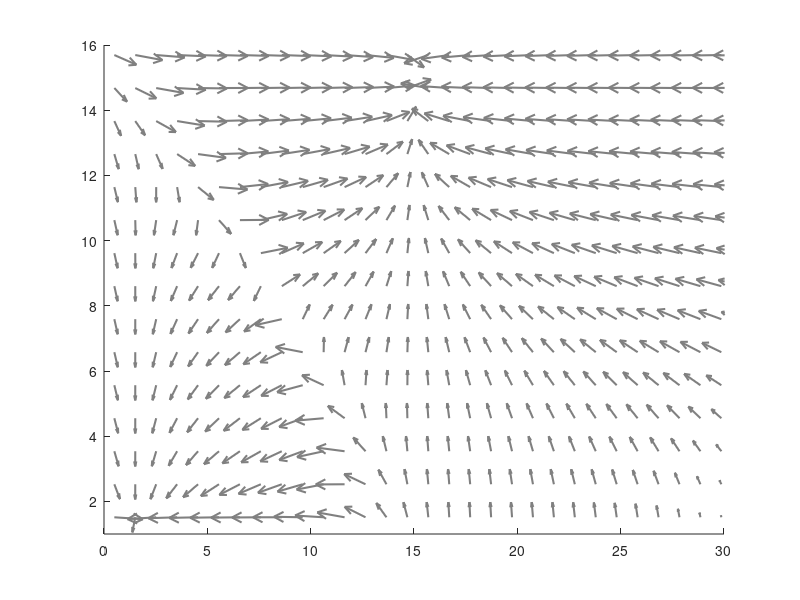

The MATLAB script that drew this image: (Note: this script raises an error after producing the figure.)
function [] = Two_attarctors_model()
%% Plot for Fig4

clear;close all

%% create vector filed for the model
Ystart = 1.5; % starting Y value
Ythr   = 15;  % goal

% Define attractor positions
attractor1 = [Ystart/5, Ystart/5];
attractor2 = [Ythr/5, Ythr/5];

% Define grid
[x, y] = meshgrid(linspace(0.1, 8, 40), linspace(0.1, 8, 40));
 
% Define relative strengths (depths) of the attractors
strength1 = 1;  % x vector
strength2 = 0.5;  % y vector
bias_y = 0;

% Define vector field with different strengths
vx = -strength1 * (x - attractor1(1)) .* exp(-((x - attractor1(1)).^2 + (y - attractor1(2)).^2)) ...
     -strength1 * (x - attractor2(1)) .* exp(-((x - attractor2(1)).^2 + (y - attractor2(2)).^2));
vy = -strength2 * (y - attractor1(2)) .* exp(-((x - attractor1(1)).^2 + (y - attractor1(2)).^2)) ...
     -strength2 * (y - attractor2(2)+bias_y) .* exp(-((x - attractor2(1)).^2 + (y - attractor2(2)).^2));

% increase pull as it goes higher  
modX = linspace(0,2,40)';
modX = modX.^1;
mod  = repmat(modX,1,40);
vx = vx.*mod;

% Normalize vector field
v_norm = sqrt(vx.^2 + vy.^2);
vx = vx ./ (v_norm + 1e-6);
vy = vy ./ (v_norm + 1e-6);

% scale it
X=x*5;Y=y*5;U=vx*30;V=vy*10;
x = X(1,:);y=X(1,:);

scale = 1;titles='';
f1 = plotVectorField(X,Y,U,V,Ystart,Ythr,scale,titles);

% fig_file_name = fullfile('plots',['VectorFild']);
% print(gcf,'-dtiff' ,fig_file_name)
% savefig(gcf,fig_file_name)



%% simulation of traj along the vector field

dt= 0.001;numStep=3000;

%% simulate trajectory

rots = 1:2; % angle of cue input

for rot=rots
    
     if rot==2
            amp = 220; % amp of the biggest input
            ty{2}=6; % step of inputs
     elseif rot==1
            amp = 150; % amp of the biggest input
            ty{1}=4;   % step of inputs
     end
        
    for i=1:ty{rot}
        initial_state = [1.5 1.5];

        step = 22.5; % step in amplitide between trials
        amp_end = amp-step*(i-1);
        
        sang = atan(1/1);
        if rot==2
            default_ang = sang - pi*0.1;
            ang = default_ang - pi*0.01*(i-1);
        else
            ang = sang;
        end
        
        pertureb_onset  = 0.5; % cue onset
        perturb_dur     = 0.2; % cue dur
        common_range    = perturb_dur; % s, input ramp down after this range (if shorter the perturb dur)
               
        inputs = [amp_end ang common_range pertureb_onset perturb_dur numStep];
        
        [xs{rot,i},ys{rot,i},t2]   = vf_simulation(x,y,U,V,initial_state,dt,inputs);
    end
end


%% plot results
for rot=rots
    
    numCond = 12;
    cs = turbo(numCond);
    cs(ty{rot},:) = [165 42 42]/255; % no lcik trial
    
    
    %% 2D plot
    f1 = plotVectorField(X,Y,U,V,Ystart,Ythr,scale,titles);
    hold on
    for i=1:ty{rot}
        plot(xs{rot,i},ys{rot,i},'o','linewidth',1,'color',cs(i,:),'markersize',2)
    end
    plot(Ystart,Ystart,'ko','markersize',12.5,'markerfacecolor','w')
    plot(Ythr,Ythr,'ko','markersize',12.5,'markerfacecolor','k')
    
    
    axis_xy = linspace(1.5,28.5,5);
    set(gca,'xtick',axis_xy,'ytick',axis_xy,'xticklabel',{'0',[],'1',[],'2'},...
        'yticklabel',{'0',[],'1',[],'2'})
%     fig_file_name = fullfile('plots',['VectorFild_traj_',num2str(rot)]);
%     print(gcf,'-dtiff' ,fig_file_name)
%     savefig(gcf,fig_file_name)


    %% projection
    fig = figure;set(gcf,'Color','w','Position',[44 184 300 600])
    tAxis = [1:numel(ys{rot,i})]*dt-0.5;
    subplot(2,1,1);hold on
    for i=1:ty{rot}
        plot(tAxis,ys{rot,i},'Color',cs(i,:),'linewidth',1.5)       
    end
    xlim([-0.2 1]);xline(0,'k:')
    xlabel('Time (s)');ylabel('Ramping mode');set(gca,'fontsize',16,'tickdir','out')
    set(gca,'ytick',axis_xy,'yticklabel',{'0',[],'1',[],'2'})
    
    subplot(2,1,2);hold on
    for i=1:ty{rot}
        plot(tAxis,xs{rot,i},'Color',cs(i,:),'linewidth',1.5)
    end
    xlim([-0.2 1]);xline(0,'k:')
    xlabel('Time (s)');ylabel('Cue mode');set(gca,'fontsize',16,'tickdir','out')
    set(gca,'ytick',axis_xy,'yticklabel',{'0',[],'1',[],'2'})
    
%     fig_file_name = fullfile('plots',['Ramp_mode',num2str(rot)]);
%     print(gcf,'-dtiff' ,fig_file_name)
%     savefig(gcf,fig_file_name)
    
    %% angle/amplitude at 200ms
    tID = find(tAxis>=0.2,1);
    LT  = nan(ty{rot},1); 
    for i=1:ty{rot}
        x_c{i} = (xs{rot,i}(tID)-Ystart)/(Ythr-Ystart);
        y_c{i} = (ys{rot,i}(tID)-Ystart)/(Ythr-Ystart);
        LTid   = find(ys{rot,i}>Ythr*0.99,1);
        if ~isnan(LTid)
            LT(i)  = tAxis(LTid);
        end
        
    end
    
    
    X_range = ty{rot};
    colors = turbo(X_range);
    ang = nan(X_range,1);amp= nan(X_range,1);
    figure;set(gcf,'Color','w','Position',[122 260 350 700]);
    for c=1:X_range
        subplot(3,1,1);hold on
        plot(x_c{c},y_c{c},'o','color',colors(c,:))

        u = [x_c{c} y_c{c}];
        v= [1 1]; % attarctor
       
        ang(c)   = atan2(det([u;v]),dot(u,v));      
        amp(c,:) = sqrt(x_c{c}.^2 + y_c{c}.^2);
    end

    subplot(3,1,2);hold on
    meanY = ang;

    plot(LT,meanY,'ko')
    xlabel('Lick time')
    ylabel('Angle (radian)')
    set(gca,'tickdir','out','box','off');
    yline(0,'k:')
    yline(ang(end),'k:')

    subplot(3,1,3);hold on
    meanY = amp;
    yline(amp(end),'k:')

    plot(LT,meanY,'ko')
    xlabel('Lick time')
    ylabel('Amplitude (a.u,)')
    set(gca,'tickdir','out','box','off');
    
%     fig_file_name = fullfile('plots',['TwoDPlotsAngQuat',num2str(rot)]);
%     print(gcf,'-dtiff' ,fig_file_name)
%     savefig(gcf,fig_file_name)
    
end


end


function [fig] = plotVectorField(X,Y,U,V,Ystart,Ythr,scale,titles)
    % plot vector filed
    fig = figure;set(gcf,'Color','w','Position',[70 520 300 300]);hold on
    quiver(X,Y,U,V,scale,'Color',[0.5 0.5 0.5],'linewidth',1.5)
    xlim([0 30])
    ylim([1 16])
    yline(Ythr,'k:')
    yline(Ystart,'k:')
    
    xlabel('Cue mode');ylabel('Ramping mode');set(gca,'fontsize',16,'tickdir','out')
%     set(gca,'ytick',1.5:((15-1.5)/3):15,'yTickLabel',{'0','','','1'})
%     set(gca,'xtick',0.5:((17.5-0.5)/3):17.5,'xTickLabel',{'0','','','1'})
    title(titles)
end




function [x,y,t] = vf_simulation(X,Y,Utmp,Vtmp,initial_state,dt,inputs)

    % inputs = [amp ang amp_end common_range pertureb_onset perturb_dur Ythr numStep];
   

        
    perturbOnsetBin = inputs(4)/dt;
    perturbDurBin   = inputs(5)/dt;
    numStep         = inputs(6);
    
    

    x = nan(numStep,1);x(1) = initial_state(1);
    y = nan(numStep,1);y(1) = initial_state(2);
    
    for t=2:numStep

     
        if iscell(Utmp)
            U = Utmp{t};V = Vtmp{t};
        else
            U = Utmp;V = Vtmp;
        end
        
        xind   = x(t-1);
        xpost  = ceil(xind);
        xpre   = xpost-1;
        if xpre==0;xpre=1;end
        
        yind  = y(t-1);
        ypost  = ceil(yind);
        ypre   = ypost-1;
        if ypre==0;ypre=1;end
        
        U1 = (xpost-xind)*U(ypre,xpre) + (xind-xpre)*U(ypre,xpost);
        U2 = (xpost-xind)*U(ypost,xpre) + (xind-xpre)*U(ypost,xpost);         
        xSpeed = (ypost-yind)*U1 + (yind-ypre)*U2;
        
        V1 = (xpost-xind)*V(ypre,xpre) + (xind-xpre)*V(ypre,xpost);
        V2 = (xpost-xind)*V(ypost,xpre) + (xind-xpre)*V(ypost,xpost);         
        ySpeed = (ypost-yind)*V1 + (yind-ypre)*V2;
        
        if isempty(perturbOnsetBin)
        
            x(t) = x(t-1)+xSpeed*dt;
            y(t) = y(t-1)+ySpeed*dt;

        else

            if t>=perturbOnsetBin && t<=perturbOnsetBin+perturbDurBin
               
                amp  = inputs(1);
                ang  = inputs(2);
                common_range = inputs(3);
                
                
                tdiff = t-(perturbOnsetBin+perturbDurBin*common_range);
                
                if tdiff>0
                    % ramp down of input
                    mod = (tdiff/(perturbDurBin*(1-common_range)));       
                    amp2 = amp*(1-mod);
                else
                    amp2 = amp;
                end
                

                stimStrength = [amp2*cos(ang) amp2*sin(ang)];
                
                x(t) = x(t-1)+(xSpeed+stimStrength(1))*dt;
                y(t) = y(t-1)+(ySpeed+stimStrength(2))*dt;

             
            else
                x(t) = x(t-1)+xSpeed*dt;
                y(t) = y(t-1)+ySpeed*dt;
            end

            if y(t)<1;y(t)=1;end
            if x(t)<1;x(t)=1;end


        end
        
%         if y(t)>=Ythr || x(t)<1;break;end
    end


end

